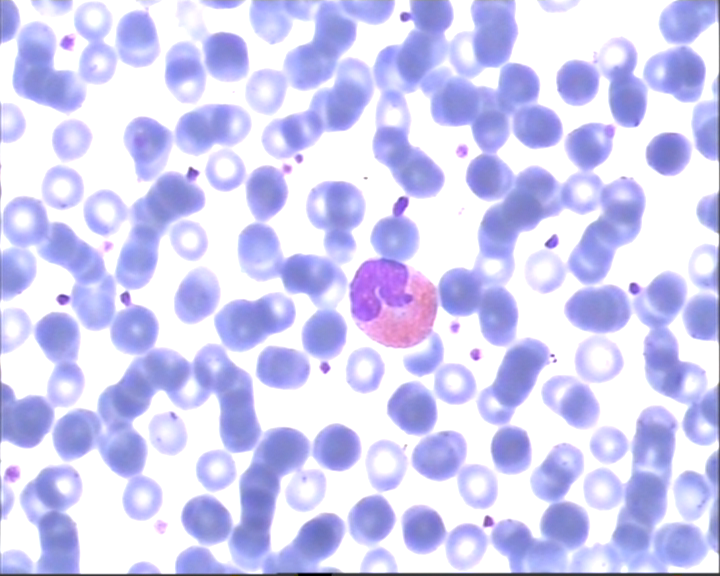
#> input picture color-segmentation-master/images/5.bmp, 720 x 576 px
$ jupyter execute Untitled.ipynb
#> lines starting #> are read from the running program, lines starting #| are printed output that depends on the picture; after the words box and inside, x2 and y2 are one past the last pixel; in counts of white or black regions, pixels touching at a corner belong together
[cell 1]
#!/usr/bin/env python
# coding: utf-8

import cv2
import numpy as np

image = cv2.imread('images/5.bmp')
#> image is the input picture: shape (576, 720, 3); mean B, G, R 245.3, 206.7, 208
hsv = cv2.cvtColor(image, cv2.COLOR_BGR2HSV)
#> hsv: shape (576, 720, 3); mean H, S, V 77.5, 43.1, 245.3
blur = cv2.medianBlur(hsv ,11)
#> blur: shape (576, 720, 3); mean H, S, V 78.1, 42.7, 245.9

lower = np.array([132,113,223])
upper = np.array([140,153,255])

mask = cv2.inRange(blur, lower, upper)
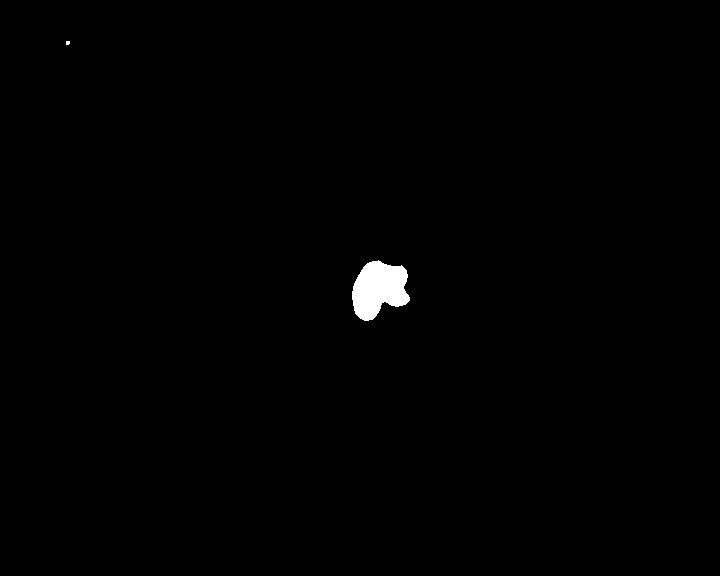
#> mask: shape (576, 720); 0.59% white; 2 white regions (1 under 20 px), largest, box (x1, y1, x2, y2) and area: (352, 260, 410, 321) 2426
res = cv2.bitwise_and(image,image, mask= mask)

cv2.imshow("mask ",mask)
cv2.imshow('stack', np.hstack([image, res]))
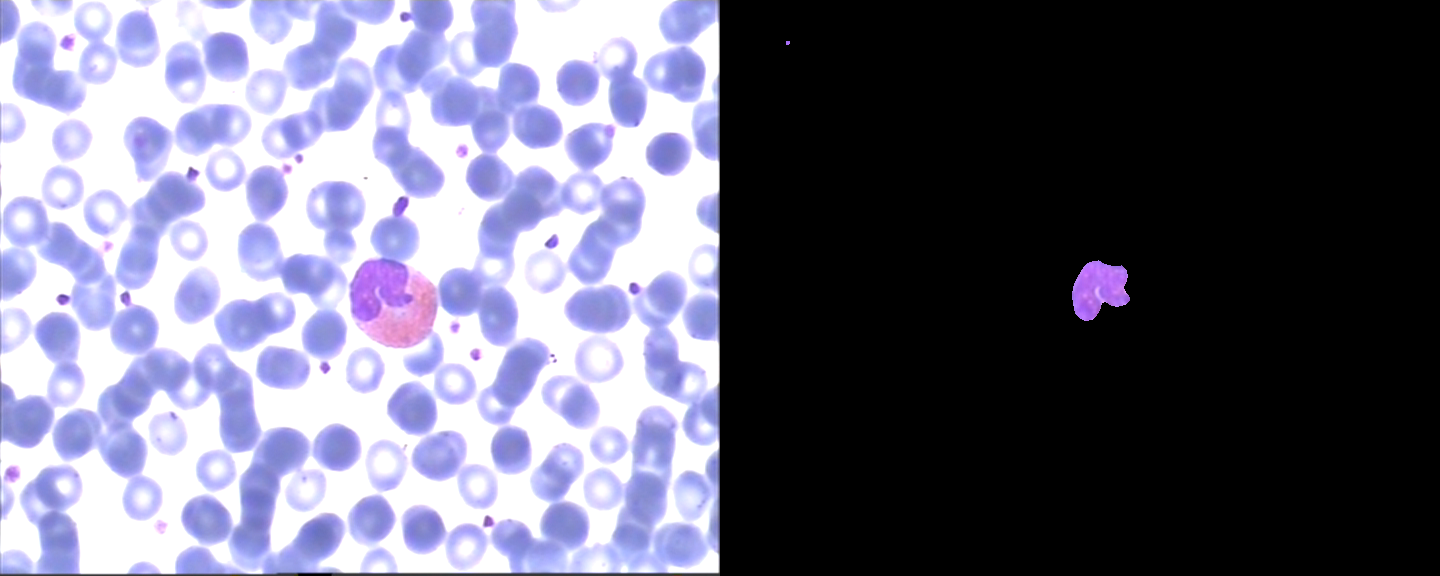
#> window 'stack': shape (576, 1440, 3); mean B, G, R 123.3, 103.7, 104.5
cv2.waitKey(0)
